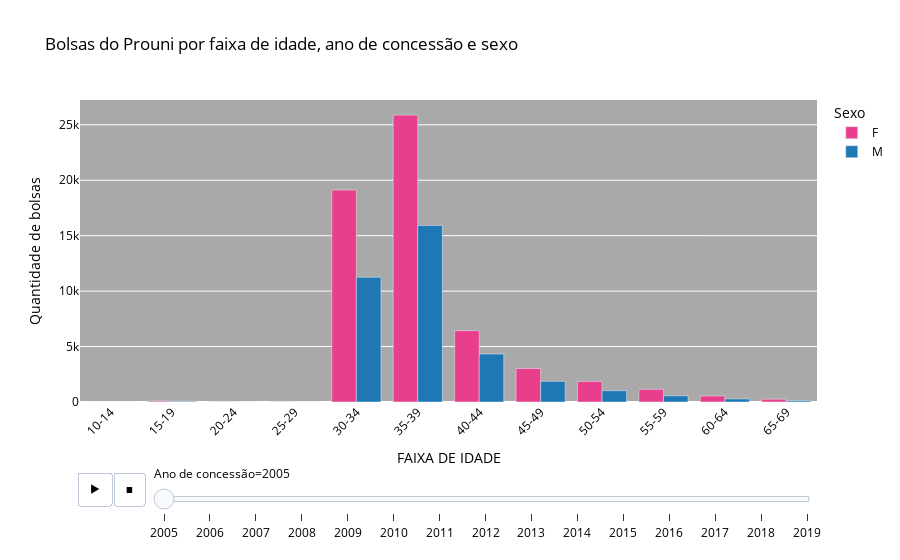

The code cell stored with this chart in its notebook:
### Code cell
anos = ['TODOS OS ANOS']
anos.extend(sorted(df_chars["ANO DE CONCESSÃO"].unique()))

dropdown_ano = widgets.Dropdown(
    options=anos,
    value=anos[0],
    description="ANO"
)

df_idade_sexo = df_chars.loc[df_chars["IDADE"].between(10, 70)].copy()

bins = list(range(10, 75, 5))
labels = [f"{i}-{i+4}" for i in range(10, 70, 5)]

df_idade_sexo["FAIXA DE IDADE"] = pd.cut(
    df_idade_sexo["IDADE"],
    bins=bins,
    labels=labels,
    right=False
)

# Agrupar por ano, faixa de idade e sexo
contagem = (
    df_idade_sexo
    .groupby(["ANO DE CONCESSÃO", "FAIXA DE IDADE", "SEXO"])
    .size()
    .reset_index(name="QTD_BOLSAS")
)

# Gráfico em Plotly com slider de ano e barras agrupadas por sexo
fig = px.bar(
    contagem,
    x="FAIXA DE IDADE",
    y="QTD_BOLSAS",
    color="SEXO",
    animation_frame="ANO DE CONCESSÃO",
    barmode="group",
    labels={
        "FAIXA_DE_IDADE": "Faixa de idade",
        "QTD_BOLSAS": "Quantidade de bolsas",
        "SEXO": "Sexo",
        "ANO DE CONCESSÃO": "Ano de concessão"
    },
    color_discrete_map={
        "F": "#e83e8c",
        "M": "#1f77b4"
    },
    title="Bolsas do Prouni por faixa de idade, ano de concessão e sexo"
)

fig.update_layout(
    xaxis_tickangle=-45,
    plot_bgcolor='darkgray',
    paper_bgcolor="white",
    font=dict(color="black")
)
fig.show()

### Figure 1 — Plotly figure (JSON) as saved in the notebook; plotly's stock layout.template omitted (floating-point values rounded to 4 significant figures)
{"data": [{"alignmentgroup": "True", "hovertemplate": "Sexo=F<br>Ano de concessão=2005<br>FAIXA DE IDADE=%{x}<br>Quantidade de bolsas=%{y}<extra></extra>", "legendgroup": "F", "marker": {"color": "#e83e8c", "pattern": {"shape": ""}}, "name": "F", "offsetgroup": "F", "orientation": "v", "showlegend": true, "textposition": "auto", "type": "bar", "x": ["10-14", "15-19", "20-24", "25-29", "30-34", "35-39", "40-44", "45-49", "50-54", "55-59", "60-64", "65-69"], "xaxis": "x", "y": [0, 79, 16, 16, 19120, 25875, 6431, 3021, 1855, 1143, 543, 252], "yaxis": "y"}, {"alignmentgroup": "True", "hovertemplate": "Sexo=M<br>Ano de concessão=2005<br>FAIXA DE IDADE=%{x}<br>Quantidade de bolsas=%{y}<extra></extra>", "legendgroup": "M", "marker": {"color": "#1f77b4", "pattern": {"shape": ""}}, "name": "M", "offsetgroup": "M", "orientation": "v", "showlegend": true, "textposition": "auto", "type": "bar", "x": ["10-14", "15-19", "20-24", "25-29", "30-34", "35-39", "40-44", "45-49", "50-54", "55-59", "60-64", "65-69"], "xaxis": "x", "y": [0, 62, 6, 5, 11254, 15914, 4326, 1863, 1019, 562, 278, 104], "yaxis": "y"}], "layout": {"barmode": "group", "font": {"color": "black"}, "legend": {"title": {"text": "Sexo"}, "tracegroupgap": 0}, "paper_bgcolor": "white", "plot_bgcolor": "darkgray", "sliders": [{"active": 0, "currentvalue": {"prefix": "Ano de concessão="}, "len": 0.9, "pad": {"b": 10, "t": 60}, "steps": [{"args": [["2005"], {"frame": {"duration": 0, "redraw": true}, "fromcurrent": true, "mode": "immediate", "transition": {"duration": 0, "easing": "linear"}}], "label": "2005", "method": "animate"}, {"args": [["2006"], {"frame": {"duration": 0, "redraw": true}, "fromcurrent": true, "mode": "immediate", "transition": {"duration": 0, "easing": "linear"}}], "label": "2006", "method": "animate"}, {"args": [["2007"], {"frame": {"duration": 0, "redraw": true}, "fromcurrent": true, "mode": "immediate", "transition": {"duration": 0, "easing": "linear"}}], "label": "2007", "method": "animate"}, {"args": [["2008"], {"frame": {"duration": 0, "redraw": true}, "fromcurrent": true, "mode": "immediate", "transition": {"duration": 0, "easing": "linear"}}], "label": "2008", "method": "animate"}, {"args": [["2009"], {"frame": {"duration": 0, "redraw": true}, "fromcurrent": true, "mode": "immediate", "transition": {"duration": 0, "easing": "linear"}}], "label": "2009", "method": "animate"}, {"args": [["2010"], {"frame": {"duration": 0, "redraw": true}, "fromcurrent": true, "mode": "immediate", "transition": {"duration": 0, "easing": "linear"}}], "label": "2010", "method": "animate"}, {"args": [["2011"], {"frame": {"duration": 0, "redraw": true}, "fromcurrent": true, "mode": "immediate", "transition": {"duration": 0, "easing": "linear"}}], "label": "2011", "method": "animate"}, {"args": [["2012"], {"frame": {"duration": 0, "redraw": true}, "fromcurrent": true, "mode": "immediate", "transition": {"duration": 0, "easing": "linear"}}], "label": "2012", "method": "animate"}, {"args": [["2013"], {"frame": {"duration": 0, "redraw": true}, "fromcurrent": true, "mode": "immediate", "transition": {"duration": 0, "easing": "linear"}}], "label": "2013", "method": "animate"}, {"args": [["2014"], {"frame": {"duration": 0, "redraw": true}, "fromcurrent": true, "mode": "immediate", "transition": {"duration": 0, "easing": "linear"}}], "label": "2014", "method": "animate"}, {"args": [["2015"], {"frame": {"duration": 0, "redraw": true}, "fromcurrent": true, "mode": "immediate", "transition": {"duration": 0, "easing": "linear"}}], "label": "2015", "method": "animate"}, {"args": [["2016"], {"frame": {"duration": 0, "redraw": true}, "fromcurrent": true, "mode": "immediate", "transition": {"duration": 0, "easing": "linear"}}], "label": "2016", "method": "animate"}, {"args": [["2017"], {"frame": {"duration": 0, "redraw": true}, "fromcurrent": true, "mode": "immediate", "transition": {"duration": 0, "easing": "linear"}}], "label": "2017", "method": "animate"}, {"args": [["2018"], {"frame": {"duration": 0, "redraw": true}, "fromcurrent": true, "mode": "immediate", "transition": {"duration": 0, "easing": "linear"}}], "label": "2018", "method": "animate"}, {"args": [["2019"], {"frame": {"duration": 0, "redraw": true}, "fromcurrent": true, "mode": "immediate", "transition": {"duration": 0, "easing": "linear"}}], "label": "2019", "method": "animate"}], "x": 0.1, "xanchor": "left", "y": 0, "yanchor": "top"}], "title": {"text": "Bolsas do Prouni por faixa de idade, ano de concessão e sexo"}, "updatemenus": [{"buttons": [{"args": [null, {"frame": {"duration": 500, "redraw": true}, "fromcurrent": true, "mode": "immediate", "transition": {"duration": 500, "easing": "linear"}}], "label": "&#9654;", "method": "animate"}, {"args": [[null], {"frame": {"duration": 0, "redraw": true}, "fromcurrent": true, "mode": "immediate", "transition": {"duration": 0, "easing": "linear"}}], "label": "&#9724;", "method": "animate"}], "direction": "left", "pad": {"r": 10, "t": 70}, "showactive": false, "type": "buttons", "x": 0.1, "xanchor": "right", "y": 0, "yanchor": "top"}], "xaxis": {"anchor": "y", "domain": [0, 1], "tickangle": -45, "title": {"text": "FAIXA DE IDADE"}}, "yaxis": {"anchor": "x", "domain": [0, 1], "title": {"text": "Quantidade de bolsas"}}}}
